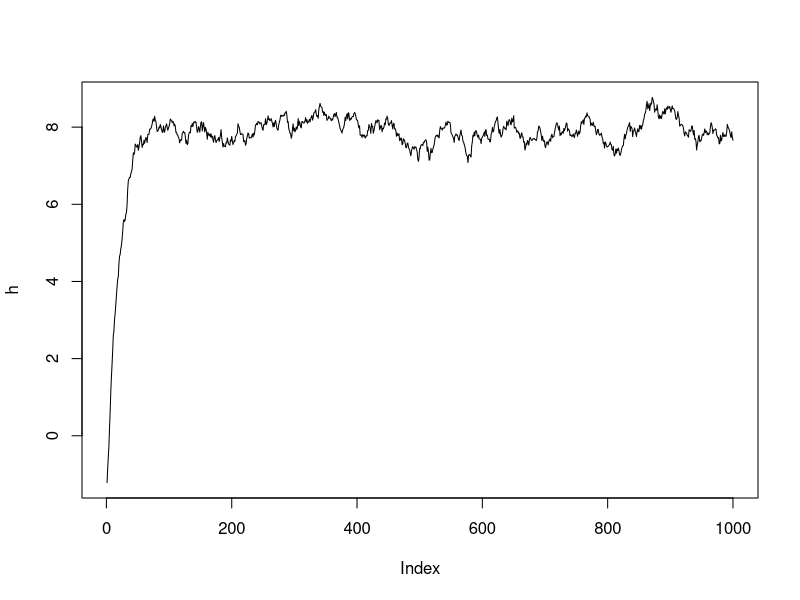
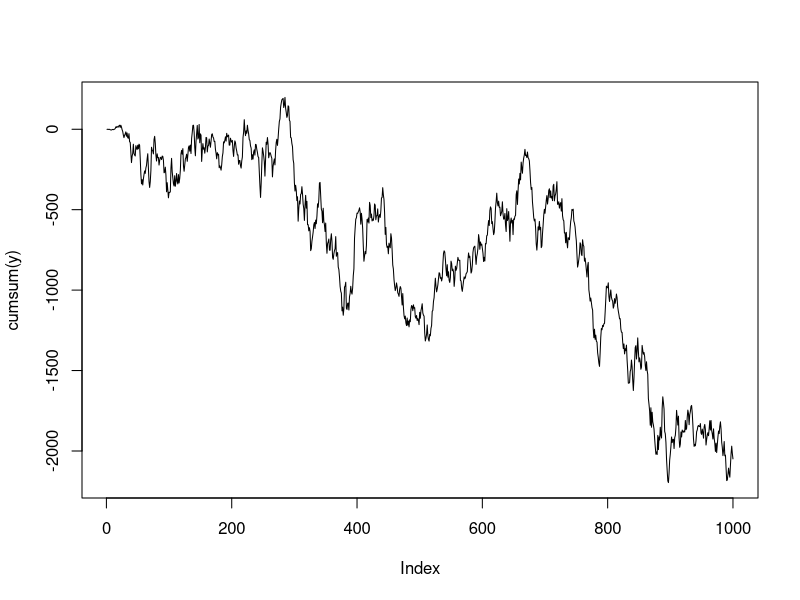

These charts were generated, in order, by the following R code:
# y_t = 

phi = 0.95
eta =  0.3
ups = 0.4

num = 1000

h = vector("numeric", num)
h[1] = rnorm(1, 0, sqrt(eta^2 / (1 - phi^2)))

for(i in 2:num) {
	h[i] = ups + phi * h[i - 1] + rnorm(1, 0, eta^2)
}
plot(h, type="l")

eps = rnorm(num)
y = eps * exp(h / 2)

plot(cumsum(y), type="l")
